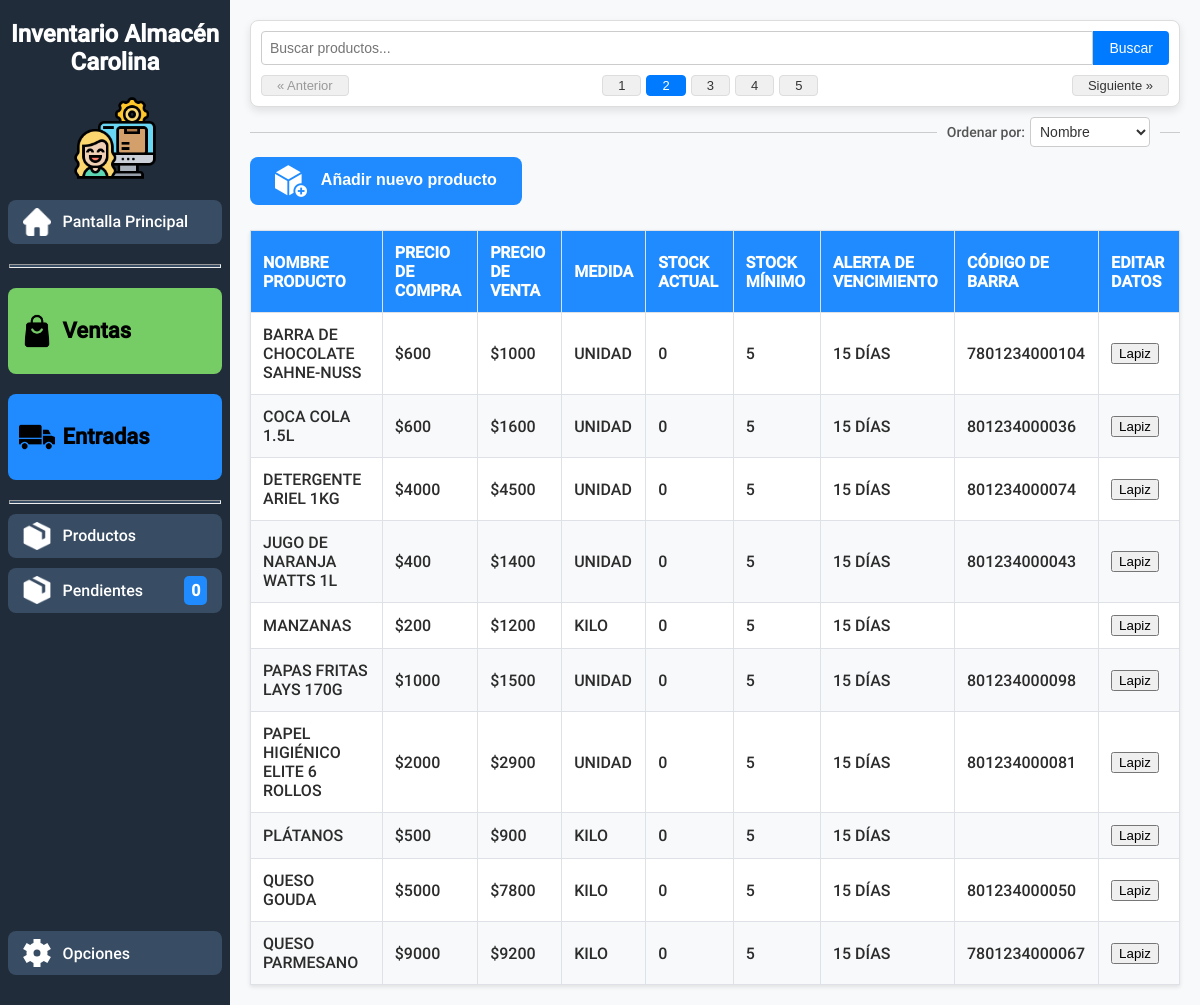
The app's page /modulo_productos.php with its own data.
### tables this page shows
CREATE TABLE producto (
    id_producto INT UNSIGNED NOT NULL AUTO_INCREMENT,
    nombre_producto VARCHAR(250) NOT NULL,
    total_vendidos BIGINT UNSIGNED DEFAULT 0, 
    stock_minimo INT UNSIGNED DEFAULT 5,
    codigo_de_barra VARCHAR(20),
    tiempo_alerta_vencimiento INT UNSIGNED DEFAULT 15,
    activo CHAR(1) NOT NULL DEFAULT 1,
    requiere_fecha_vencimiento CHAR(1) NOT NULL DEFAULT 1,
    por_registrar CHAR(1) NOT NULL DEFAULT 0,
     
    id_unidad INT UNSIGNED NOT NULL,
    PRIMARY KEY (id_producto)
);

CREATE TABLE costo (
    id_costo INT UNSIGNED NOT NULL AUTO_INCREMENT, 
    costo INT UNSIGNED NOT NULL DEFAULT 0, 
    fecha_inicio_costo DATETIME NOT NULL DEFAULT CURRENT_TIMESTAMP, 
    fecha_fin_costo DATETIME,
    id_producto INT UNSIGNED NOT NULL,
    PRIMARY KEY (id_costo)
);

CREATE TABLE precio (
    id_precio INT UNSIGNED NOT NULL AUTO_INCREMENT,
    precio INT UNSIGNED NOT NULL DEFAULT 0,
    fecha_inicio_precio DATETIME NOT NULL DEFAULT CURRENT_TIMESTAMP,
    fecha_fin_precio DATETIME,
    id_producto INT UNSIGNED NOT NULL,
    PRIMARY KEY (id_precio)
);

CREATE TABLE unidad_de_medida (
	id_unidad INT UNSIGNED NOT NULL AUTO_INCREMENT,
    nombre_unidad VARCHAR(20) NOT NULL,
    PRIMARY KEY (id_unidad)
);

### includes/modulo_productos/tabla_productos_modelo.php (called while the page is built, shortened)
<?php
function obtener_productos(object $pdo, string $busqueda, int $limite, int $offset)
{
    $consulta = "
        SELECT
            p.id_producto,
            p.nombre_producto,
            p.stock_minimo,
            p.codigo_de_barra,
            p.tiempo_alerta_vencimiento,
            u.nombre_unidad,
            pr.precio,
            c.costo
        FROM producto p
        LEFT JOIN unidad_de_medida u ON p.id_unidad = u.id_unidad
        LEFT JOIN precio pr ON p.id_producto = pr.id_producto
        LEFT JOIN costo c ON p.id_producto = c.id_producto
        WHERE LOWER(p.nombre_producto) LIKE LOWER(:busqueda)
        ORDER BY p.nombre_producto
        LIMIT :limite OFFSET :offset
        ;";
    $stmt = $pdo->prepare($consulta);
    $stmt->bindValue(":busqueda", "%$busqueda%", PDO::PARAM_STR);
    $stmt->bindValue(":limite", $limite, PDO::PARAM_INT);
    $stmt->bindValue(":offset", $offset, PDO::PARAM_INT);
    $stmt->execute();
    $productos = $stmt->fetchAll(PDO::FETCH_ASSOC);
    $consulta = "SELECT COUNT(*) AS total FROM producto WHERE LOWER(nombre_producto) LIKE LOWER(:busqueda);";
    $stmt = $pdo->prepare($consulta);
    $stmt->bindValue(":busqueda", "%$busqueda%", PDO::PARAM_STR);
    $stmt->execute();
    $total_items = $stmt->fetch(PDO::FETCH_ASSOC)["total"];
    $total_pages = ceil($total_items / $limite);
    return [
        "productos" => $productos,
        "total_items" => $total_items,
        "total_pages" => $total_pages
    ];
}

### includes/modulo_productos/tabla_productos.php (called while the page is built, shortened)
<?php
$search = $_GET['busqueda'] ?? '';
$page = $_GET['page'] ?? 1;
$itemsPerPage = 20;
$offset = ($page - 1) * $itemsPerPage;
require_once "includes/db.php";
require_once "includes/modulo_productos/tabla_productos_modelo.php";
require_once "includes/modulo_productos/tabla_productos_vista.php";
$resul = obtener_productos($pdo, $search, $itemsPerPage, $offset);

### includes/modulo_productos/tabla_productos_vista.php (the view, shortened to what this page needs)
<?php
function tabla_de_productos(array $productos) {
    if ($productos) {
        echo "
        <table class=\"products-table\">
            <thead>
                <tr>
                    <th>Nombre producto</th>
                    <th>Precio de compra</th>
                    <th>Precio de venta</th>
                    <th>Medida</th>
                    <th>Stock actual</th>
                    <th>Stock mínimo</th>
                    <th>Alerta de vencimiento</th>
                    <th>Código de barra</th>
                    <th>Editar Datos</th>
                </tr>
            </thead>
            <tbody>
        ";
        foreach ($productos as $producto) {
            echo "<tr>";
            echo "    <td>" . $producto["nombre_producto"] . "</td>";
            echo "    <td>$" . $producto["costo"] . "</td>";
            echo "    <td>$" . $producto["precio"] . "</td>";
            echo "    <td>" . $producto["nombre_unidad"] . "</td>";
            echo "    <td>" . $producto["stock_actual"] . "</td>";
            echo "    <td>" . $producto["stock_minimo"] . "</td>";
            echo "    <td>" . $producto["tiempo_alerta_vencimiento"] . " días</td>";
            echo "    <td>" . $producto["codigo_de_barra"] . "</td>";
            echo "    <td> <button>Lapiz</button> </td>";
            echo "</tr>";
        }
        echo "
            </tbody>
        </table>
        ";
    } else {
        echo "No se pudo obtener los productos de la base de datos";
    }
}

### styles/main.css (style rules this page uses)
:root { font-family: Roboto, Arial, Helvetica, sans-serif; --oscuro: #202C39; --verde: #76CD65; --verde-oscuro: #518d45; --azul: #1F8BFF; --azul-oscuro: #1560b1; --rosa: #ffcad4; --naranja: #f7af9d; --rojo: #E05263; }

### styles/layout.css (style rules this page uses)
body { margin: 0; display: flex; flex-direction: column; height: 100vh; overflow: hidden; }

### styles/tablas.css (style rules this page uses)
.products-table { width: 100%; border-collapse: collapse; margin-top: 25px; background-color: white; box-shadow: 0 2px 4px rgba(0, 0, 0, 0.1); }
.products-table th, .products-table td { padding: 12px; text-align: left; border: 1px solid #dee2e6; font-size: 1rem; text-transform: uppercase; }
.products-table th { background-color: var(--azul); color: white; }
.products-table td { color: #2c2c2c; }
.products-table tr:nth-child(even) { background-color: #f8f9fa; }

### records on screen
producto: nombre_producto "BARRA DE CHOCOLATE SAHNE-NUSS", costo.costo "600", precio.precio "1000", id_unidad.nombre_unidad "UNIDAD", stock_actual "0", stock_minimo "5", tiempo_alerta_vencimiento "15", codigo_de_barra "7801234000104"
producto: nombre_producto "COCA COLA 1.5L", costo.costo "600", precio.precio "1600", id_unidad.nombre_unidad "UNIDAD", stock_actual "0", stock_minimo "5", tiempo_alerta_vencimiento "15", codigo_de_barra "801234000036"
producto: nombre_producto "DETERGENTE ARIEL 1KG", costo.costo "4000", precio.precio "4500", id_unidad.nombre_unidad "UNIDAD", stock_actual "0", stock_minimo "5", tiempo_alerta_vencimiento "15", codigo_de_barra "801234000074"
producto: nombre_producto "JUGO DE NARANJA WATTS 1L", costo.costo "400", precio.precio "1400", id_unidad.nombre_unidad "UNIDAD", stock_actual "0", stock_minimo "5", tiempo_alerta_vencimiento "15", codigo_de_barra "801234000043"
producto: nombre_producto "MANZANAS", costo.costo "200", precio.precio "1200", id_unidad.nombre_unidad "KILO", stock_actual "0", stock_minimo "5", tiempo_alerta_vencimiento "15"
producto: nombre_producto "PAPAS FRITAS LAYS 170G", costo.costo "1000", precio.precio "1500", id_unidad.nombre_unidad "UNIDAD", stock_actual "0", stock_minimo "5", tiempo_alerta_vencimiento "15", codigo_de_barra "801234000098"
producto: nombre_producto "PAPEL HIGIÉNICO ELITE 6 ROLLOS", costo.costo "2000", precio.precio "2900", id_unidad.nombre_unidad "UNIDAD", stock_actual "0", stock_minimo "5", tiempo_alerta_vencimiento "15", codigo_de_barra "801234000081"
producto: nombre_producto "PLÁTANOS", costo.costo "500", precio.precio "900", id_unidad.nombre_unidad "KILO", stock_actual "0", stock_minimo "5", tiempo_alerta_vencimiento "15"
producto: nombre_producto "QUESO GOUDA", costo.costo "5000", precio.precio "7800", id_unidad.nombre_unidad "KILO", stock_actual "0", stock_minimo "5", tiempo_alerta_vencimiento "15", codigo_de_barra "801234000050"
producto: nombre_producto "QUESO PARMESANO", costo.costo "9000", precio.precio "9200", id_unidad.nombre_unidad "KILO", stock_actual "0", stock_minimo "5", tiempo_alerta_vencimiento "15", codigo_de_barra "7801234000067"

### other values on screen
$resul["cant_productos_pendientes"] "0"
